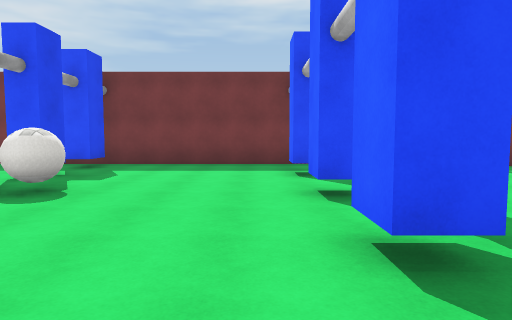
[1] (above)

16 first-person views from a walk through a scene from a Unity 3-D project. The camera is 1.5 m above the floor, tilts 4° down and sees 75° across. The floor is counted in squares, 2 m on a side. Each view is taken from the middle of a square. On the plan, view 1 faces up. The plan holds only what a view shows up to about 11 squares ahead; the rest is blank. Surface patterns are stand-ins for the level's own textures.

[2]
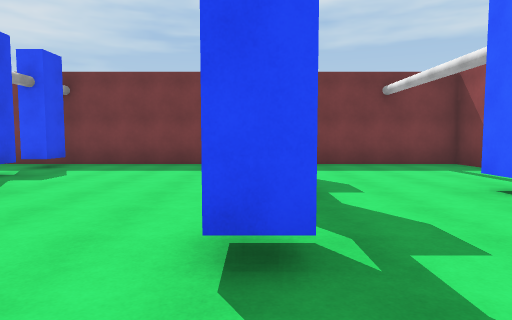

[3]
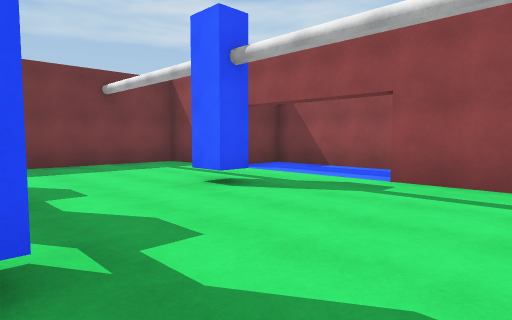

[4]
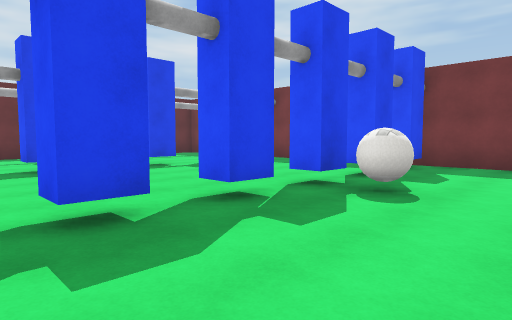

[5]
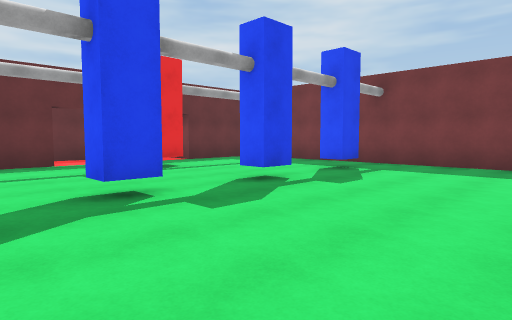

[6]
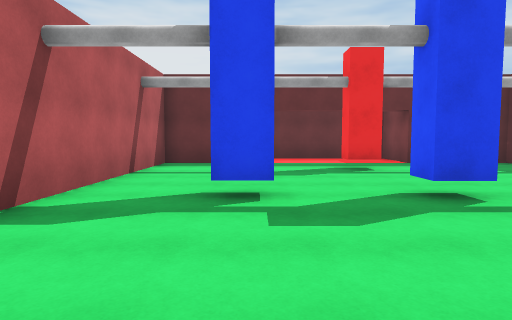

[7]
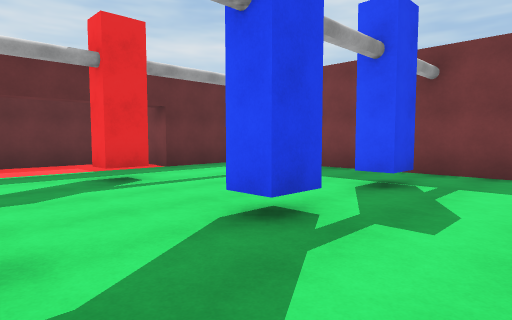

[8]
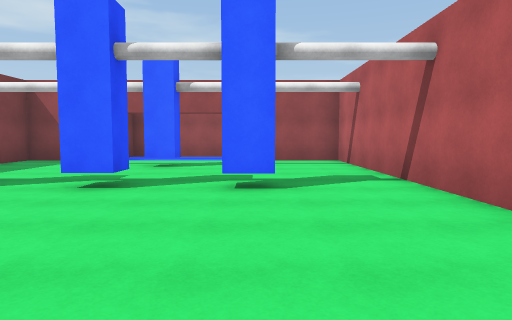

[9]
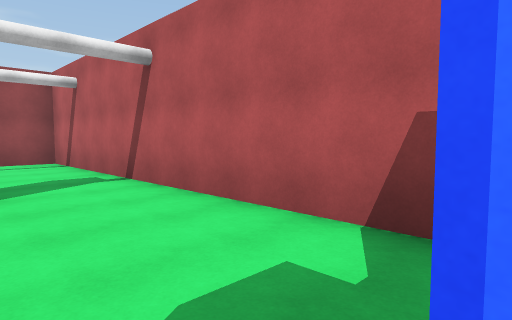

[10]
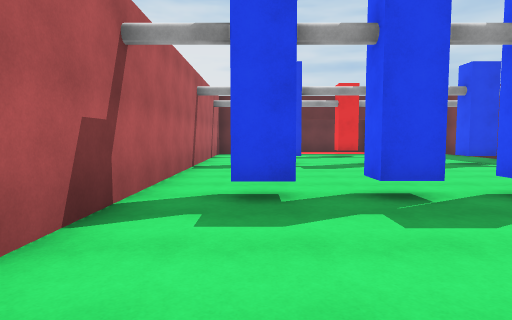

[11]
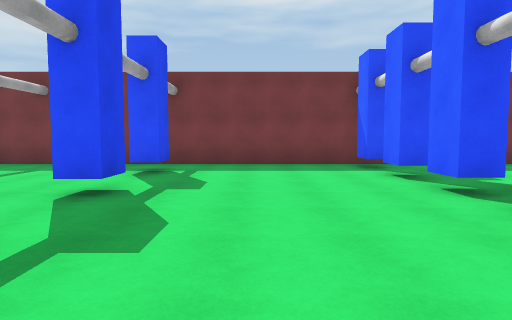

[12]
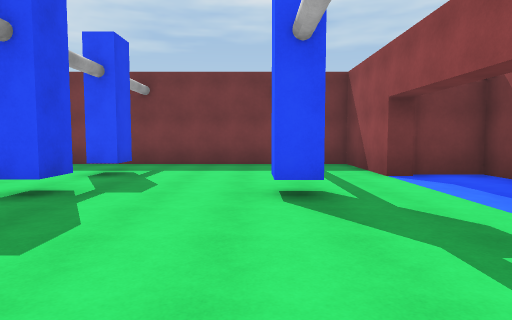

[13]
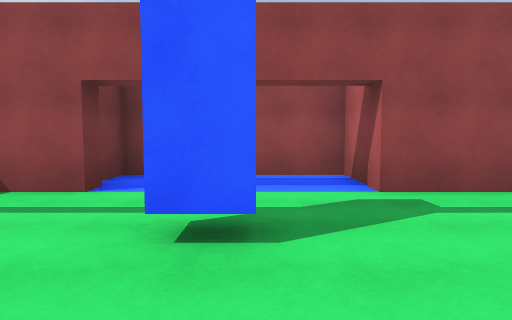

[14]
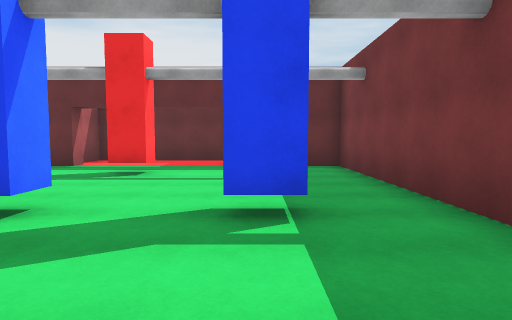

[15]
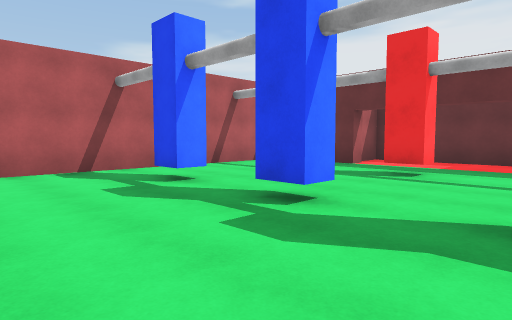

[16]
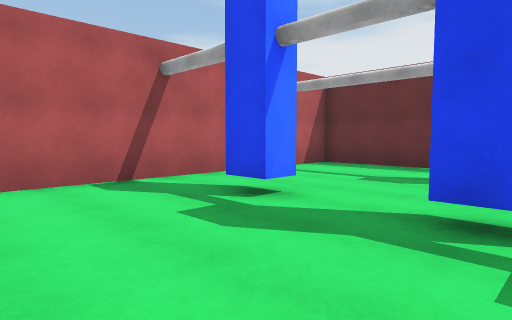

### Floor plan
Points are (right, up) in squares from view 1. A wall is a line through its corners. A room is listed if a view was taken in it or the views show most of it. See-through windows are left out.
Room 1 (views 1, 2, 3, 4, 5, 6, 7, 8, 9, 10, 11, 12, 13, 14, 15, 16)
walls: (-3.8, 3.2) (-3.8, 2.5) (-4.5, 2.5); (-3.8, 5) (-3.8, 4.1) (-4.4, 4.1) (-4.4, 5); (-4.4, 6) (-4.4, 6.8); (-3.8, 1.5) (-3.8, 0.7) (-4.5, 0.7); (-3.8, 6.8) (-3.8, 6.2); (-3.8, 8.5) (-3.8, 7.7) (-4.4, 7.7) (-4.4, 8.5); (1.4, 4.9) (1.4, 4.1) (0.7, 4.1) (0.7, 4.9); (-9.6, 4.8) (-8.9, 4.8) (-8.9, 4.1) (-9.6, 4.1); (1.4, 1.7) (0.7, 1.7) (0.7, 2.5); (-9.6, 2.2) (-8.9, 2.2) (-8.9, 1.5) (-9.6, 1.5); (-8.9, 7.5) (-8.9, 6.6) (-9.6, 6.6); (1.4, 7.2) (1.4, 6.3) (0.7, 6.3) (0.7, 7.2); (4.9, 4.1) (4.2, 4.1) (4.2, 4.8); (-13.2, 4.8) (-12.5, 4.8) (-12.5, 4.1) (-13.2, 4.1); (7, 6.3) (6.5, 6.3) (6.5, 9.2) (-14.5, 9.2) (-14.5, 6.3) (-16.1, 6.3); (-15.1, 2.2) (-14.5, 2.2) (-14.5, -0.6) (6.5, -0.6) (6.5, 2.2) (8.5, 2.2) (8.5, 6.6) (7.1, 6.6); (-16.5, 6) (-16.5, 2.1) (-15.5, 2.1)
objects: ball (-3, 5)

Where each view was taken, in squares from view 1:
view 1: 0 up, 0 right, facing up
view 2: 0 up, 1 right, facing up
view 3: 0 up, 1 right, facing up-right
view 4: 0 up, 1 left, facing up-left
view 5: 0 up, 5 left, facing up-left
view 6: 2 up, 5 left, facing left
view 7: 2 up, 7 left, facing up-left
view 8: 2 up, 4 left, facing right
view 9: 2 up, 4 left, facing down-right
view 10: 1 up, 0 right, facing left
view 11: 0 up, 7 left, facing up
view 12: 0 up, 4 right, facing up
view 13: 4 up, 2 right, facing right
view 14: 7 up, 6 left, facing left
view 15: 7 up, 6 left, facing down-left
view 16: 5 up, 6 left, facing down-left
